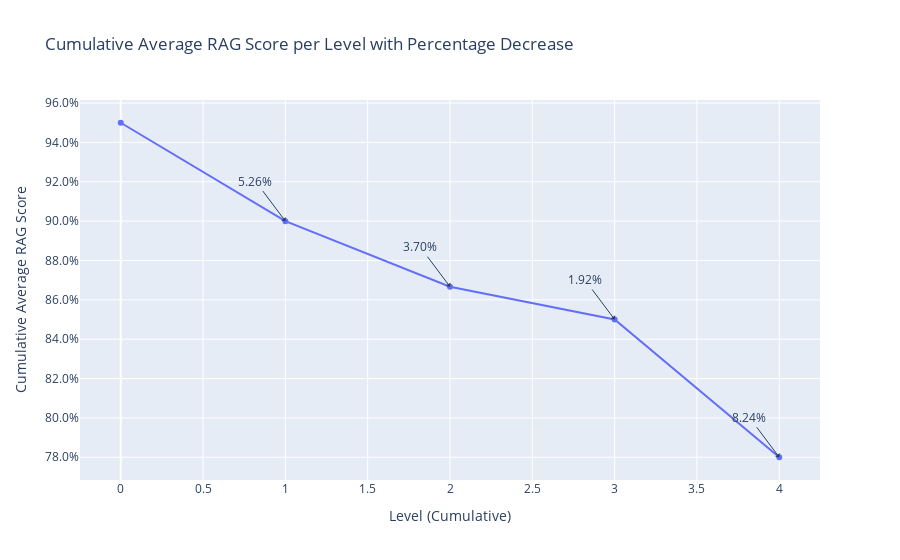

Here is the notebook cell this chart was saved with:
### Code cell
# Calculate cumulative average of RAG scores
df['cumulative_rag'] = df['RAG System'].expanding().mean()

# Group by Level and calculate the last cumulative average per level
cumulative_rag_summary = df.groupby('Level')['cumulative_rag'].last().reset_index()

# Calculate the percentage change between levels
cumulative_rag_summary['Percentage Change'] = cumulative_rag_summary['cumulative_rag'].pct_change() * -100

# Creating the line chart with percentage decreases
fig = px.line(cumulative_rag_summary, x='Level', y='cumulative_rag', markers=True,
              title='Cumulative Average RAG Score per Level with Percentage Decrease')

# Add annotations for percentage change
for i, row in cumulative_rag_summary.iterrows():
    if i != 0:  # Skip the first point where there's no previous level to compare to
        fig.add_annotation(
            x=row['Level'],
            y=row['cumulative_rag'],
            text=f"{row['Percentage Change']:.2f}%",
            showarrow=True,
            arrowhead=1,
            ax=-30,
            ay=-40)

# Update layout for clarity
fig.update_layout(yaxis_tickformat='.1%', 
                  xaxis_title="Level (Cumulative)",
                  yaxis_title="Cumulative Average RAG Score")

# Show the graph
fig.show()

### Figure 1 — Plotly figure (JSON) as saved in the notebook; plotly's stock layout.template omitted (floating-point values rounded to 4 significant figures)
{"data": [{"hovertemplate": "Level=%{x}<br>cumulative_rag=%{y}<extra></extra>", "legendgroup": "", "line": {"color": "#636efa", "dash": "solid"}, "marker": {"symbol": "circle"}, "mode": "lines+markers", "name": "", "orientation": "v", "showlegend": false, "type": "scatter", "x": [0, 1, 2, 3, 4], "xaxis": "x", "y": [0.95, 0.9, 0.8667, 0.85, 0.78], "yaxis": "y"}], "layout": {"annotations": [{"arrowhead": 1, "ax": -30, "ay": -40, "showarrow": true, "text": "5.26%", "x": 1, "y": 0.9}, {"arrowhead": 1, "ax": -30, "ay": -40, "showarrow": true, "text": "3.70%", "x": 2, "y": 0.8667}, {"arrowhead": 1, "ax": -30, "ay": -40, "showarrow": true, "text": "1.92%", "x": 3, "y": 0.85}, {"arrowhead": 1, "ax": -30, "ay": -40, "showarrow": true, "text": "8.24%", "x": 4, "y": 0.78}], "legend": {"tracegroupgap": 0}, "title": {"text": "Cumulative Average RAG Score per Level with Percentage Decrease"}, "xaxis": {"anchor": "y", "domain": [0, 1], "title": {"text": "Level (Cumulative)"}}, "yaxis": {"anchor": "x", "domain": [0, 1], "tickformat": ".1%", "title": {"text": "Cumulative Average RAG Score"}}}}
